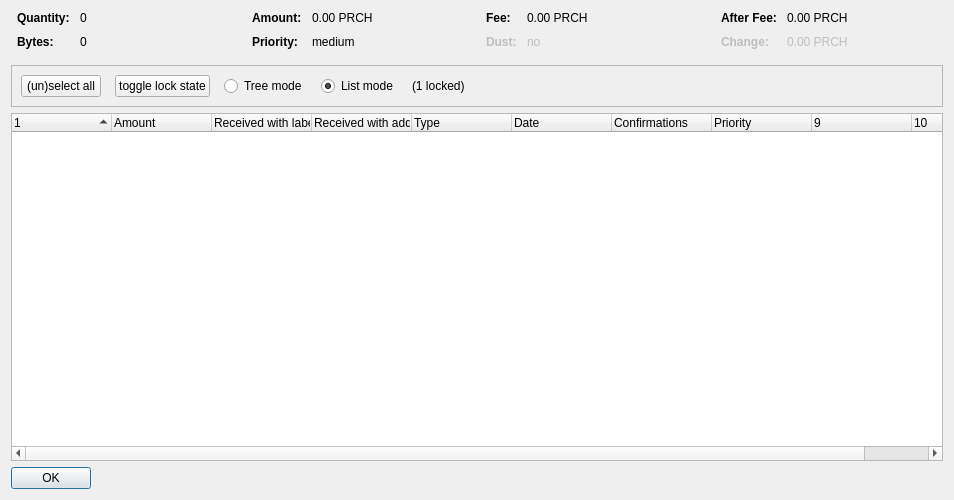
<?xml version="1.0" encoding="UTF-8"?>
<ui version="4.0">
 <class>CoinControlDialog</class>
 <widget class="QDialog" name="CoinControlDialog">
  <property name="geometry">
   <rect>
    <x>0</x>
    <y>0</y>
    <width>954</width>
    <height>500</height>
   </rect>
  </property>
  <property name="windowTitle">
   <string>Coin Selection</string>
  </property>
  <layout class="QVBoxLayout" name="verticalLayout">
   <item>
    <layout class="QHBoxLayout" name="horizontalLayoutTop" stretch="0,0,0,0">
     <property name="topMargin">
      <number>0</number>
     </property>
     <property name="bottomMargin">
      <number>10</number>
     </property>
     <item>
      <layout class="QFormLayout" name="formLayoutCoinControl1">
       <property name="horizontalSpacing">
        <number>10</number>
       </property>
       <property name="verticalSpacing">
        <number>10</number>
       </property>
       <property name="leftMargin">
        <number>6</number>
       </property>
       <property name="rightMargin">
        <number>6</number>
       </property>
       <item row="0" column="0">
        <widget class="QLabel" name="labelCoinControlQuantityText">
         <property name="font">
          <font>
           <weight>75</weight>
           <bold>true</bold>
          </font>
         </property>
         <property name="text">
          <string>Quantity:</string>
         </property>
        </widget>
       </item>
       <item row="0" column="1">
        <widget class="QLabel" name="labelCoinControlQuantity">
         <property name="cursor">
          <cursorShape>IBeamCursor</cursorShape>
         </property>
         <property name="contextMenuPolicy">
          <enum>Qt::ActionsContextMenu</enum>
         </property>
         <property name="text">
          <string notr="true">0</string>
         </property>
         <property name="textInteractionFlags">
          <set>Qt::LinksAccessibleByMouse|Qt::TextSelectableByKeyboard|Qt::TextSelectableByMouse</set>
         </property>
        </widget>
       </item>
       <item row="1" column="0">
        <widget class="QLabel" name="labelCoinControlBytesText">
         <property name="font">
          <font>
           <weight>75</weight>
           <bold>true</bold>
          </font>
         </property>
         <property name="text">
          <string>Bytes:</string>
         </property>
        </widget>
       </item>
       <item row="1" column="1">
        <widget class="QLabel" name="labelCoinControlBytes">
         <property name="cursor">
          <cursorShape>IBeamCursor</cursorShape>
         </property>
         <property name="contextMenuPolicy">
          <enum>Qt::ActionsContextMenu</enum>
         </property>
         <property name="text">
          <string notr="true">0</string>
         </property>
         <property name="textInteractionFlags">
          <set>Qt::LinksAccessibleByMouse|Qt::TextSelectableByKeyboard|Qt::TextSelectableByMouse</set>
         </property>
        </widget>
       </item>
      </layout>
     </item>
     <item>
      <layout class="QFormLayout" name="formLayoutCoinControl2">
       <property name="horizontalSpacing">
        <number>10</number>
       </property>
       <property name="verticalSpacing">
        <number>10</number>
       </property>
       <property name="leftMargin">
        <number>6</number>
       </property>
       <property name="rightMargin">
        <number>6</number>
       </property>
       <item row="0" column="0">
        <widget class="QLabel" name="labelCoinControlAmountText">
         <property name="font">
          <font>
           <weight>75</weight>
           <bold>true</bold>
          </font>
         </property>
         <property name="text">
          <string>Amount:</string>
         </property>
        </widget>
       </item>
       <item row="0" column="1">
        <widget class="QLabel" name="labelCoinControlAmount">
         <property name="cursor">
          <cursorShape>IBeamCursor</cursorShape>
         </property>
         <property name="contextMenuPolicy">
          <enum>Qt::ActionsContextMenu</enum>
         </property>
         <property name="text">
          <string notr="true">0.00 PRCH</string>
         </property>
         <property name="textInteractionFlags">
          <set>Qt::LinksAccessibleByMouse|Qt::TextSelectableByKeyboard|Qt::TextSelectableByMouse</set>
         </property>
        </widget>
       </item>
       <item row="1" column="0">
        <widget class="QLabel" name="labelCoinControlPriorityText">
         <property name="font">
          <font>
           <weight>75</weight>
           <bold>true</bold>
          </font>
         </property>
         <property name="text">
          <string>Priority:</string>
         </property>
        </widget>
       </item>
       <item row="1" column="1">
        <widget class="QLabel" name="labelCoinControlPriority">
         <property name="cursor">
          <cursorShape>IBeamCursor</cursorShape>
         </property>
         <property name="contextMenuPolicy">
          <enum>Qt::ActionsContextMenu</enum>
         </property>
         <property name="text">
          <string>medium</string>
         </property>
         <property name="textInteractionFlags">
          <set>Qt::LinksAccessibleByMouse|Qt::TextSelectableByKeyboard|Qt::TextSelectableByMouse</set>
         </property>
        </widget>
       </item>
      </layout>
     </item>
     <item>
      <layout class="QFormLayout" name="formLayoutCoinControl3">
       <property name="horizontalSpacing">
        <number>10</number>
       </property>
       <property name="verticalSpacing">
        <number>10</number>
       </property>
       <property name="leftMargin">
        <number>6</number>
       </property>
       <property name="rightMargin">
        <number>6</number>
       </property>
       <item row="0" column="0">
        <widget class="QLabel" name="labelCoinControlFeeText">
         <property name="font">
          <font>
           <weight>75</weight>
           <bold>true</bold>
          </font>
         </property>
         <property name="text">
          <string>Fee:</string>
         </property>
        </widget>
       </item>
       <item row="0" column="1">
        <widget class="QLabel" name="labelCoinControlFee">
         <property name="cursor">
          <cursorShape>IBeamCursor</cursorShape>
         </property>
         <property name="contextMenuPolicy">
          <enum>Qt::ActionsContextMenu</enum>
         </property>
         <property name="text">
          <string notr="true">0.00 PRCH</string>
         </property>
         <property name="textInteractionFlags">
          <set>Qt::LinksAccessibleByMouse|Qt::TextSelectableByKeyboard|Qt::TextSelectableByMouse</set>
         </property>
        </widget>
       </item>
       <item row="1" column="0">
        <widget class="QLabel" name="labelCoinControlLowOutputText">
         <property name="enabled">
          <bool>false</bool>
         </property>
         <property name="font">
          <font>
           <weight>75</weight>
           <bold>true</bold>
          </font>
         </property>
         <property name="text">
          <string>Dust:</string>
         </property>
        </widget>
       </item>
       <item row="1" column="1">
        <widget class="QLabel" name="labelCoinControlLowOutput">
         <property name="enabled">
          <bool>false</bool>
         </property>
         <property name="cursor">
          <cursorShape>IBeamCursor</cursorShape>
         </property>
         <property name="contextMenuPolicy">
          <enum>Qt::ActionsContextMenu</enum>
         </property>
         <property name="text">
          <string>no</string>
         </property>
         <property name="textInteractionFlags">
          <set>Qt::LinksAccessibleByMouse|Qt::TextSelectableByKeyboard|Qt::TextSelectableByMouse</set>
         </property>
        </widget>
       </item>
      </layout>
     </item>
     <item>
      <layout class="QFormLayout" name="formLayoutCoinControl4">
       <property name="horizontalSpacing">
        <number>10</number>
       </property>
       <property name="verticalSpacing">
        <number>10</number>
       </property>
       <property name="leftMargin">
        <number>6</number>
       </property>
       <property name="rightMargin">
        <number>6</number>
       </property>
       <item row="0" column="0">
        <widget class="QLabel" name="labelCoinControlAfterFeeText">
         <property name="font">
          <font>
           <weight>75</weight>
           <bold>true</bold>
          </font>
         </property>
         <property name="text">
          <string>After Fee:</string>
         </property>
        </widget>
       </item>
       <item row="0" column="1">
        <widget class="QLabel" name="labelCoinControlAfterFee">
         <property name="cursor">
          <cursorShape>IBeamCursor</cursorShape>
         </property>
         <property name="contextMenuPolicy">
          <enum>Qt::ActionsContextMenu</enum>
         </property>
         <property name="text">
          <string notr="true">0.00 PRCH</string>
         </property>
         <property name="textInteractionFlags">
          <set>Qt::LinksAccessibleByMouse|Qt::TextSelectableByKeyboard|Qt::TextSelectableByMouse</set>
         </property>
        </widget>
       </item>
       <item row="1" column="0">
        <widget class="QLabel" name="labelCoinControlChangeText">
         <property name="enabled">
          <bool>false</bool>
         </property>
         <property name="font">
          <font>
           <weight>75</weight>
           <bold>true</bold>
          </font>
         </property>
         <property name="text">
          <string>Change:</string>
         </property>
        </widget>
       </item>
       <item row="1" column="1">
        <widget class="QLabel" name="labelCoinControlChange">
         <property name="enabled">
          <bool>false</bool>
         </property>
         <property name="cursor">
          <cursorShape>IBeamCursor</cursorShape>
         </property>
         <property name="contextMenuPolicy">
          <enum>Qt::ActionsContextMenu</enum>
         </property>
         <property name="text">
          <string notr="true">0.00 PRCH</string>
         </property>
         <property name="textInteractionFlags">
          <set>Qt::LinksAccessibleByMouse|Qt::TextSelectableByKeyboard|Qt::TextSelectableByMouse</set>
         </property>
        </widget>
       </item>
      </layout>
     </item>
    </layout>
   </item>
   <item>
    <widget class="QFrame" name="frame">
     <property name="minimumSize">
      <size>
       <width>0</width>
       <height>40</height>
      </size>
     </property>
     <property name="frameShape">
      <enum>QFrame::StyledPanel</enum>
     </property>
     <property name="frameShadow">
      <enum>QFrame::Sunken</enum>
     </property>
     <layout class="QHBoxLayout" name="horizontalLayout">
      <item>
       <layout class="QHBoxLayout" name="horizontalLayoutPanel" stretch="0,0,0,0,0,0">
        <property name="spacing">
         <number>14</number>
        </property>
        <item>
         <widget class="QPushButton" name="pushButtonSelectAll">
          <property name="sizePolicy">
           <sizepolicy hsizetype="Maximum" vsizetype="Fixed">
            <horstretch>0</horstretch>
            <verstretch>0</verstretch>
           </sizepolicy>
          </property>
          <property name="text">
           <string>(un)select all</string>
          </property>
          <property name="autoDefault">
           <bool>false</bool>
          </property>
         </widget>
        </item>
        <item>
         <widget class="QPushButton" name="pushButtonToggleLock">
          <property name="sizePolicy">
           <sizepolicy hsizetype="Maximum" vsizetype="Fixed">
            <horstretch>0</horstretch>
            <verstretch>0</verstretch>
           </sizepolicy>
          </property>
          <property name="text">
           <string>toggle lock state</string>
          </property>
          <property name="autoDefault">
           <bool>false</bool>
          </property>
         </widget>
        </item>
        <item>
         <widget class="QRadioButton" name="radioTreeMode">
          <property name="sizePolicy">
           <sizepolicy hsizetype="Maximum" vsizetype="Fixed">
            <horstretch>0</horstretch>
            <verstretch>0</verstretch>
           </sizepolicy>
          </property>
          <property name="text">
           <string>Tree mode</string>
          </property>
         </widget>
        </item>
        <item>
         <widget class="QRadioButton" name="radioListMode">
          <property name="sizePolicy">
           <sizepolicy hsizetype="Maximum" vsizetype="Fixed">
            <horstretch>0</horstretch>
            <verstretch>0</verstretch>
           </sizepolicy>
          </property>
          <property name="text">
           <string>List mode</string>
          </property>
          <property name="checked">
           <bool>true</bool>
          </property>
         </widget>
        </item>
        <item>
         <widget class="QLabel" name="labelLocked">
          <property name="text">
           <string>(1 locked)</string>
          </property>
         </widget>
        </item>
        <item>
         <spacer name="horizontalSpacer">
          <property name="orientation">
           <enum>Qt::Horizontal</enum>
          </property>
          <property name="sizeHint" stdset="0">
           <size>
            <width>40</width>
            <height>20</height>
           </size>
          </property>
         </spacer>
        </item>
       </layout>
      </item>
     </layout>
    </widget>
   </item>
   <item>
    <widget class="CoinControlTreeWidget" name="treeWidget">
     <property name="contextMenuPolicy">
      <enum>Qt::CustomContextMenu</enum>
     </property>
     <property name="sortingEnabled">
      <bool>false</bool>
     </property>
     <property name="columnCount">
      <number>10</number>
     </property>
     <attribute name="headerShowSortIndicator" stdset="0">
      <bool>true</bool>
     </attribute>
     <attribute name="headerStretchLastSection">
      <bool>false</bool>
     </attribute>
     <column>
      <property name="text">
       <string/>
      </property>
     </column>
     <column>
      <property name="text">
       <string>Amount</string>
      </property>
     </column>
     <column>
      <property name="text">
       <string>Received with label</string>
      </property>
     </column>
     <column>
      <property name="text">
       <string>Received with address</string>
      </property>
     </column>
     <column>
      <property name="text">
       <string>Type</string>
      </property>
     </column>
     <column>
      <property name="text">
       <string>Date</string>
      </property>
     </column>
     <column>
      <property name="text">
       <string>Confirmations</string>
      </property>
      <property name="toolTip">
       <string>Confirmed</string>
      </property>
     </column>
     <column>
      <property name="text">
       <string>Priority</string>
      </property>
     </column>
     <column>
      <property name="text">
       <string/>
      </property>
     </column>
     <column>
      <property name="text">
       <string/>
      </property>
     </column>
    </widget>
   </item>
   <item>
    <widget class="QDialogButtonBox" name="buttonBox">
     <property name="sizePolicy">
      <sizepolicy hsizetype="Maximum" vsizetype="Fixed">
       <horstretch>0</horstretch>
       <verstretch>0</verstretch>
      </sizepolicy>
     </property>
     <property name="orientation">
      <enum>Qt::Horizontal</enum>
     </property>
     <property name="standardButtons">
      <set>QDialogButtonBox::Ok</set>
     </property>
    </widget>
   </item>
  </layout>
 </widget>
 <customwidgets>
  <customwidget>
   <class>CoinControlTreeWidget</class>
   <extends>QTreeWidget</extends>
   <header>coincontroltreewidget.h</header>
  </customwidget>
 </customwidgets>
 <resources/>
 <connections/>
</ui>
